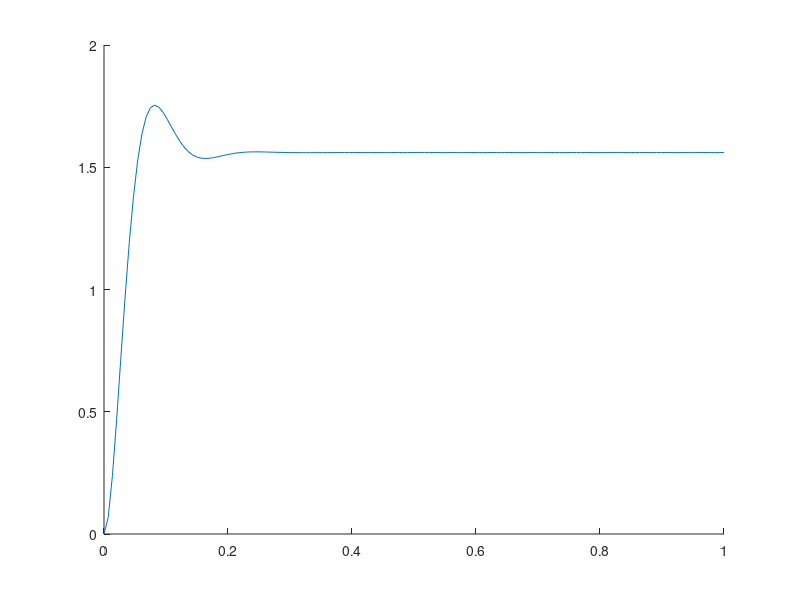

Here is the MATLAB script that generated this plot: (Note: this script raises an error after producing the figure.)
% Riley Ruckman
% TCES430, Au20
% Project - Simulation vs Implementation

% Nominal component values used in circuit design
R = 10;             % Resistor
C = 470 * 10^(-6);  % Capacitor
L = 1;              % Inductor
Req = 41;           % Inductor resistance

% Read battery voltage, which will act as the step input amplitude for the
% simulations
inputAmp = 1.56;

%%%%%%%%%%%%%%%%%%%%%%%%%%%%%%%%%%%%%%%%%%%%%%%%%%%%%%%%%%%%%%%%%%%%%%%%%%%

% Open Loop %

% Transfer function of the given circuit.
openLoop = tf([1/(C*L)],[1 (R + Req)/L 1/(C*L)]);

% sys =
% 
%         2128
%   -----------------
%   s^2 + 51 s + 2128

% Time when step input turned on in the implementation
% Found in output from Simulink
openLoopTimeStep = 5.39;

[y,t] = step(openLoop * inputAmp, 1);

figure;
hold on;

plot(t,y);
plot(0:0.01:1,openLoopImplementation(1, openLoopTimeStep*100:openLoopTimeStep*100 + 100), ':');

hold off;

xlabel('Time (s)');
ylabel('Output Voltage (V)');
title('LRC Open Loop Step Response');
legend('Simulation','Implementation','Location','SouthEast');

%%%%%%%%%%%%%%%%%%%%%%%%%%%%%%%%%%%%%%%%%%%%%%%%%%%%%%%%%%%%%%%%%%%%%%%%%%%

% Closed Loop %

closedLoop = feedback(openLoop,1);

% Time when step input turned on in the implementation
% Found in output from Simulink
closedLoopTimeStep = 5.80;

[y,t] = step(closedLoop * inputAmp, 1);

figure;
hold on;

plot(t,y);
plot(0:0.01:1,closedLoopImplementation(1, closedLoopTimeStep*100:closedLoopTimeStep*100 + 100), ':');

hold off;

xlabel('Time (s)');
ylabel('Output Voltage (V)');
title('LRC Closed Loop Step Response');
legend('Simulation','Implementation','Location','SouthEast');

%%%%%%%%%%%%%%%%%%%%%%%%%%%%%%%%%%%%%%%%%%%%%%%%%%%%%%%%%%%%%%%%%%%%%%%%%%%

% Open rltool() for PI Controller Design

% rltool(openLoop);

%%%%%%%%%%%%%%%%%%%%%%%%%%%%%%%%%%%%%%%%%%%%%%%%%%%%%%%%%%%%%%%%%%%%%%%%%%%

% Closed Loop With Controller %

% Using PI controller in the form (Kp*(s + tau))/s,
% where tau = Ki/Kp
% tau and Kp are found using the rltool() tool
tau = 10;
Kp = 2.4;
controller = Kp * tf([1 tau],[1 0]);

% controller =
%  
%   2.4 s + 24
%   ----------
%       s

openLoopWcontroller = tf([openLoop * controller]);

% openLoopWcontroller =
%  
%     5106 s + 5.106e04
%   ---------------------
%   s^3 + 51 s^2 + 2128 s

closedLoopWcontroller = feedback(openLoopWcontroller, 1);

% closedLoopWcontroller =
%  
%          5106 s + 5.106e04
%   --------------------------------
%   s^3 + 51 s^2 + 7234 s + 5.106e04

% Time when step input turned on in the implementation
% Found in output from Simulink
closedLoopWcontrollerTimeStep = 5.42;

[y,t] = step(closedLoopWcontroller * inputAmp, 1);

figure;
hold on;

plot(t,y);
plot(0:0.01:1,closedLoopwithControllerImplementation(1, closedLoopWcontrollerTimeStep*100:closedLoopWcontrollerTimeStep*100 + 100), ':');

hold off;

xlabel('Time (s)');
ylabel('Output Voltage (V)');
title('LRC Closed Loop With Controller Step Response, Kp = 2.4, Ki = 24');
legend('Simulation','Implementation','Location','SouthEast');
